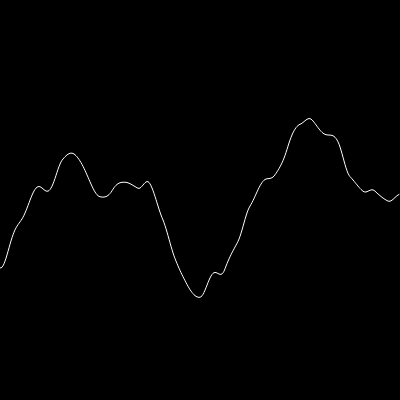
Frame 1 (no input)
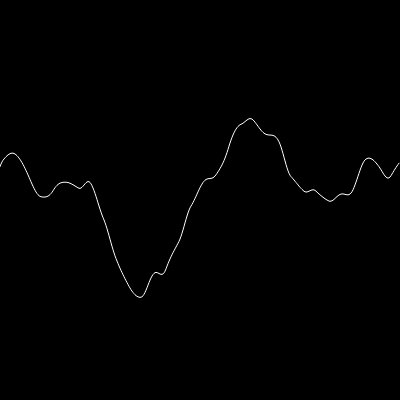
Frame 60 (no input)
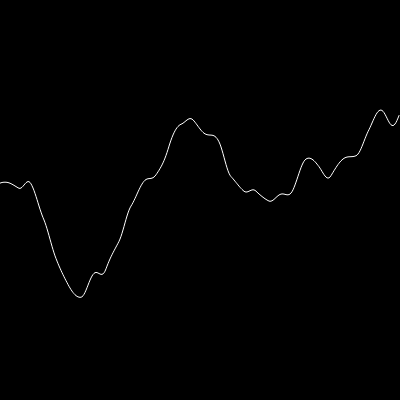
Frame 120 (the mouse pressed at the canvas centre since frame 60)

The p5.js sketch that drew these frames (run headless with seeded random() and noise() and a simulated clock; from frame 60 on, the mouse is pressed at the canvas centre):

// p5.js sketch
// ── sketch.js
// ####### Perlin Noise #######
// This noise is way 'smoother' than a random noise (which is uniformly distributed) because it takes into /
// consideration several 'octaves' (different 'time' aggregations)

// Global Variables
let width = 400, height = 400;
let start = 0; // This will be used to scan the Perlin Noise distribution
let incrm = 0.01; // Increment to allow us to 'walk' along the distribution above

// User-Defined Classes

// User-Defined Functions

// p5 Main
function setup() {
  createCanvas(width, height); // Creating the canvas
  stroke(255); // 'vertex' color  
  noFill(); // Since we''l use 'beginShape()'/'endShape()'
}

function draw() {
  background(0); // Grayscale black
  // Main
  let x_offset = start; // Making start point in Perlin Noise distribution depending on 'start' 
                        // Which will be incremented for scan effect
  beginShape(); // Start recording vertices to connect into a shape
    for (let x = 0; x < width; x++) {
      let pnoise = map(noise(x_offset), 0, 1, 0, height); // Mapping 'noise' since it returns 0<>1
      let sine = map(sin(x_offset), -1, 1, -40, 40); // Mapping 'sin' since it returns -1<>1
      let y = pnoise + sine; // Superposing 'pnoise' and 'sine'
      vertex(x, y);  
      x_offset += incrm; // Increments mean both offsets move through Perlin Noise distribution
    }
  endShape(); // Stops recording vertices (without closing shape)
  start += incrm; // Scanning the start point in Perlin Noise distribution
}
